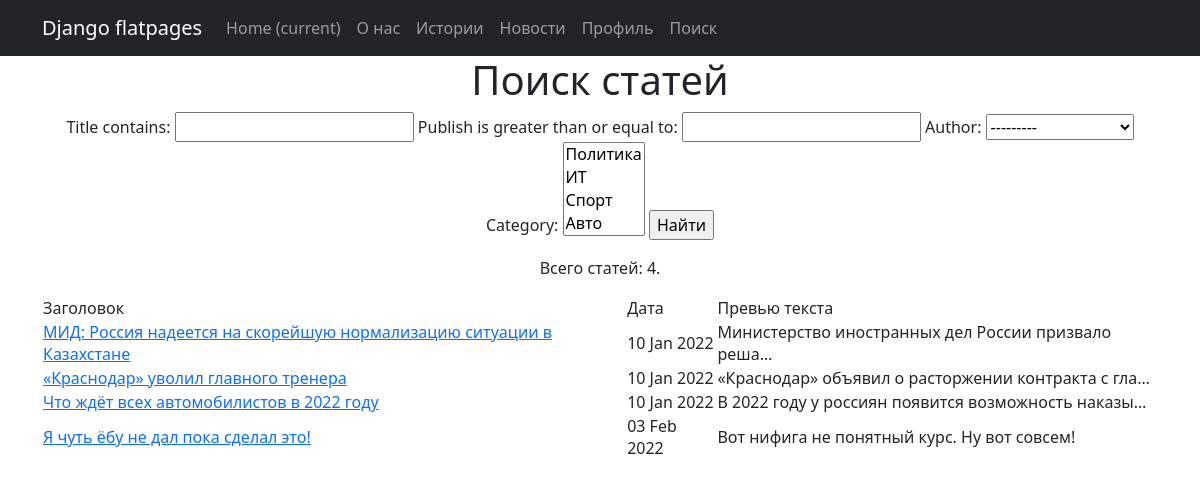
Screenshot of /post/search/ with the database file from the repository.
### News/models.py (models this page shows, shortened)
class Post (models.Model):
    ARTICLE = 'AR'
    NEWS = 'NW'
    TYPES = [
        (ARTICLE, 'Статья'),
        (NEWS, 'новость'),
    ]
    ar_or_nw = models.CharField(max_length=2, choices=TYPES, default=NEWS)
    publish = models.DateTimeField(auto_now_add=True)
    title = models.CharField(max_length=255)
    body = models.TextField()
    rating_post = models.IntegerField(default=0)
    author = models.ForeignKey(Author, on_delete=models.CASCADE)
    category = models.ManyToManyField(Category, through='PostCategory')
    class Meta:
        verbose_name = 'Публикация'
        verbose_name_plural = 'Публикации'

### News/views.py (the view)
# urls.py: path('search/', FilterPostView.as_view(), name='search'),
class FilterPostView(ListView):
    model = Post
    template_name = 'posts_filter.html'
    context_object_name = 'posts_filter'
    paginate_by = 10
    def get_context_data(self, **kwargs):
        context = super().get_context_data(**kwargs)
        context['filter'] = PostFilter(self.request.GET, queryset=self.get_queryset())
        return context

### News/models.py (called while the page is built)
    def __str__(self):
        return f'{self.name}'

### News/templatetags/custom_filters.py (called while the page is built)
@register.filter(name='censor')
def censor(text: str):
    words = text.split(' ')
    new_words = []
    for i, word in enumerate(words):
        match = re.match(f"^{'|'.join(STOP_LIST)}", word)
        if match is not None:
            new_words.append(''.join([random.choice(SYMBOLS)] * len(word)))
        else:
            new_words.append(word)
    return ' '.join(new_words)

### templates/posts_filter.html (shortened to what this page needs)
{% extends 'flatpages/default.html' %}
{% load custom_filters %}
{% block content %}
<h1>Поиск статей</h1>
    <form method="GET">
    {{ filter.form }}
        <input type="submit" value="Найти">
    </form>
    {% if filter.qs %}
        <p>Всего статей: {{ filter.qs|length }}.</p>
        <table>
            <thead><tr>
                <td>Заголовок</td>
                <td>Дата</td>
                <td>Превью текста</td>
            </tr></thead>
            {% for post in filter.qs %}
            <tr>
                <td><a href="/news/{{ post.pk }}/">{{ post.title }}</a></td>
                <td>{{ post.publish|date:'d M Y' }}</td>
                <td>{{ post.body|truncatechars:50|censor }}</td>
            </tr>
            {% endfor %}
        </table>
    {% else %}
    <h2>Статей нет</h2>
    {% endif %}
{% endblock content %}

### rows the page displays
Post: title "МИД: Россия надеется на скорейшую нормализацию ситуации в Казахстане", publish "10 Jan 2022", body|censor "Министерство иностранных дел России призвало реша…"
Post: title "«Краснодар» уволил главного тренера", publish "10 Jan 2022", body|censor "«Краснодар» объявил о расторжении контракта с гла…"
Post: title "Что ждёт всех автомобилистов в 2022 году", publish "10 Jan 2022", body|censor "В 2022 году у россиян появится возможность наказы…"
Post: title "Я чуть ёбу не дал пока сделал это!", publish "03 Feb 2022", body|censor "Вот нифига не понятный курс. Ну вот совсем!"

### other values shown
{{ filter.qs|length }} "4"
